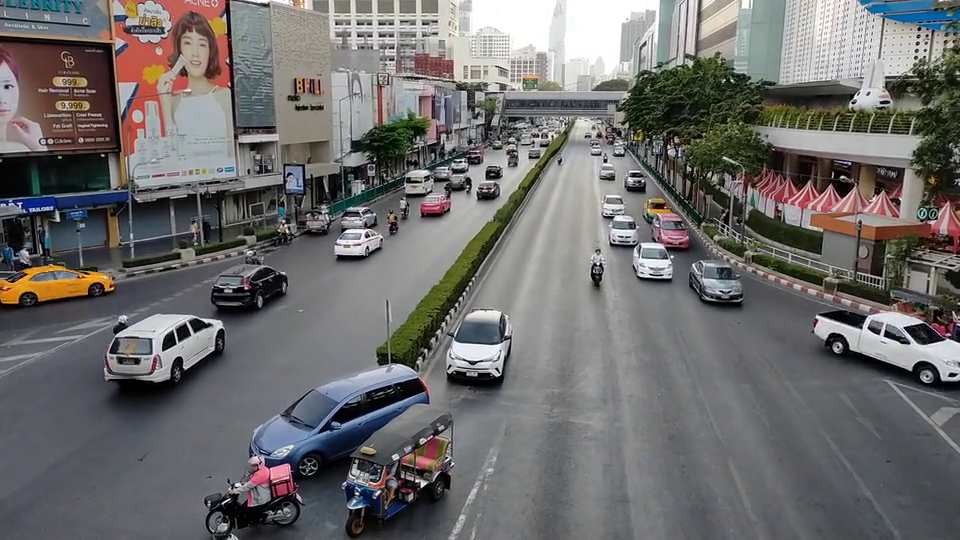
#> input picture frame 46 of Sample Program/moving_vehicles.mp4, 960 x 540 px
$ python motion_tracker.py
#> lines starting #> are read from the running program, lines starting #| are printed output that depends on the picture; after the words box and inside, x2 and y2 are one past the last pixel; in counts of white or black regions, pixels touching at a corner belong together
from pathlib import Path
import cv2

def main():
    base_dir = Path(__file__).resolve().parent
    video_path = base_dir / 'moving_vehicles.mp4'

    cap = cv2.VideoCapture(str(video_path))
    if not cap.isOpened():
        print("動画を読み込めません:", video_path)
        return

    # 利用可能なトラッキングアルゴリズムのリスト
    tracker_types = ['BOOSTING', 'MIL', 'KCF', 'TLD', 'MEDIANFLOW', 'MOSSE', 'CSRT']
    current_tracker_index = 4  # デフォルトは MEDIANFLOW

    tracker = None
    tracking = False

    print("=== トラッキングアルゴリズムの切り替え機能 ===")
    print("動画上でキーボードの 0～6 を押すとアルゴリズムを変更できます。")
    for i, t in enumerate(tracker_types):
        print(f"  {i}: {t}")
    print("==============================================")

    while True:
        ret, frame = cap.read()
#> frame is the input picture: shape (540, 960, 3); mean B, G, R 108.2, 108.8, 110.3
        if not ret:
            cap.set(cv2.CAP_PROP_POS_FRAMES, 0)
            continue

        # トラッキング中の場合は追跡を更新して四角を描画
        if tracking and tracker is not None:
            success, bbox = tracker.update(frame)
            if success:
                # 追跡成功：矩形を描画
                p1 = (int(bbox[0]), int(bbox[1]))
                p2 = (int(bbox[0] + bbox[2]), int(bbox[1] + bbox[3]))
                cv2.rectangle(frame, p1, p2, (0, 255, 255), 2)
                cv2.putText(frame, f"{tracker_types[current_tracker_index]} Tracking", (20, 40),
                            cv2.FONT_HERSHEY_SIMPLEX, 0.7, (0, 255, 255), 2)
            else:
                # 追跡失敗（見失った場合）
                cv2.putText(frame, "Lost", (20, 40), cv2.FONT_HERSHEY_SIMPLEX, 0.7, (0, 0, 255), 2)
        else:
            # トラッキングしていない時の表示
            cv2.putText(frame, f"Tracker: {tracker_types[current_tracker_index]} (Press 's' to select ROI)",
                        (20, 40), cv2.FONT_HERSHEY_SIMPLEX, 0.7, (255, 255, 255), 2)
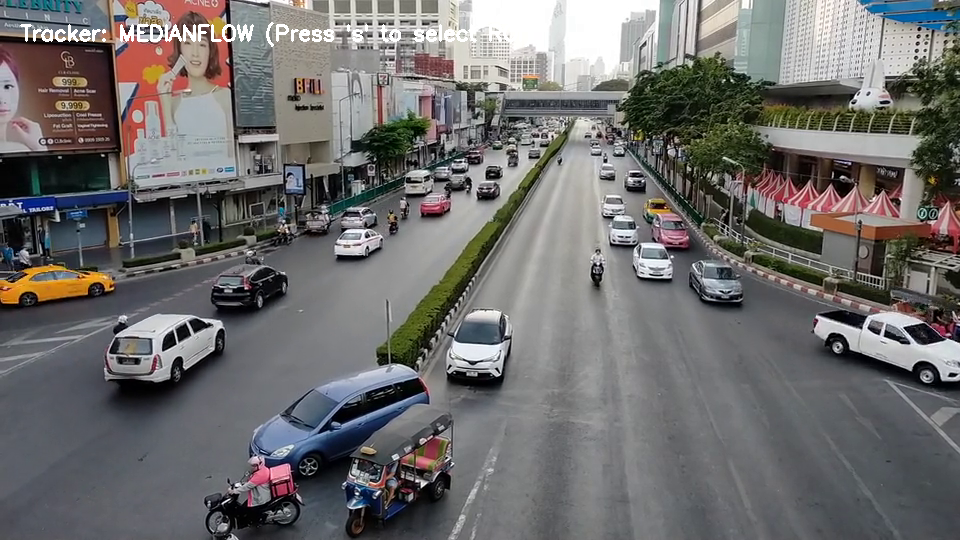
#> frame: shape (540, 960, 3); 0.65% of pixels changed, all inside (x1, y1, x2, y2) = (20, 22, 531, 47)

        cv2.imshow("Tracking", frame)

        key = cv2.waitKey(30)
#> (key Esc is pressed here)

        if key == 27: # ESCキーで終了
            break
        elif key == ord('s'): # sキーで一時停止し、領域指定(ROI)
            roi = cv2.selectROI("Tracking", frame, showCrosshair=True, fromCenter=False)

            # 正しく領域が選択された場合
            if roi != (0, 0, 0, 0):
                # 選択されているアルゴリズムのトラッカーを作る
                alg = tracker_types[current_tracker_index]
                if alg == 'BOOSTING':   tracker = cv2.legacy.TrackerBoosting_create()
                elif alg == 'MIL':      tracker = cv2.legacy.TrackerMIL_create()
                elif alg == 'KCF':      tracker = cv2.legacy.TrackerKCF_create()
                elif alg == 'TLD':      tracker = cv2.legacy.TrackerTLD_create()
                elif alg == 'MEDIANFLOW': tracker = cv2.legacy.TrackerMedianFlow_create()
                elif alg == 'MOSSE':    tracker = cv2.legacy.TrackerMOSSE_create()
                elif alg == 'CSRT':     tracker = cv2.legacy.TrackerCSRT_create()

                # 指定した矩形でトラッカーを初期化
                tracker.init(frame, roi)
                tracking = True

        # 0〜6の数字キーが押されたらアルゴリズムを切り替える
        elif ord('0') <= key <= ord('6'):
            current_tracker_index = key - ord('0')
            print(f"アルゴリズムを {tracker_types[current_tracker_index]} に変更しました！ 再度 's' を押して指定してください。")
            tracking = False # 切り替えたら一旦トラッキングをリセットする

    cap.release()
    cv2.destroyAllWindows()

if __name__ == '__main__':
    main()

$ run again, starting later in the video
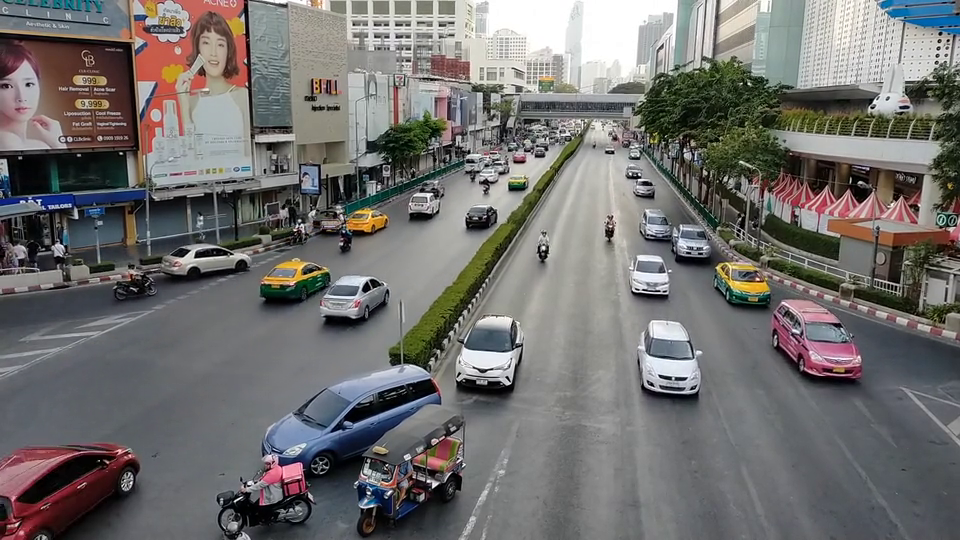
#> input picture frame 207 of Sample Program/moving_vehicles.mp4, 960 x 540 px
#> in main, frame is the input picture: shape (540, 960, 3); mean B, G, R 110.5, 111.8, 113.6
#> in main, `cv2.putText(frame, f"Tracker: {tracker_types[current_tracker_index]} (..`:
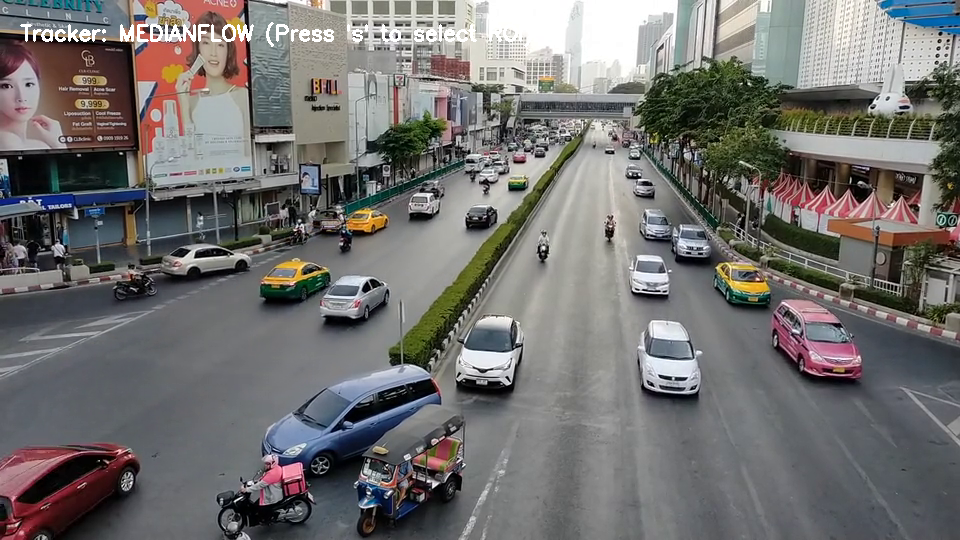
#> frame: shape (540, 960, 3); 0.66% of pixels changed, all inside (x1, y1, x2, y2) = (20, 22, 532, 47)

$ run again, starting later in the video
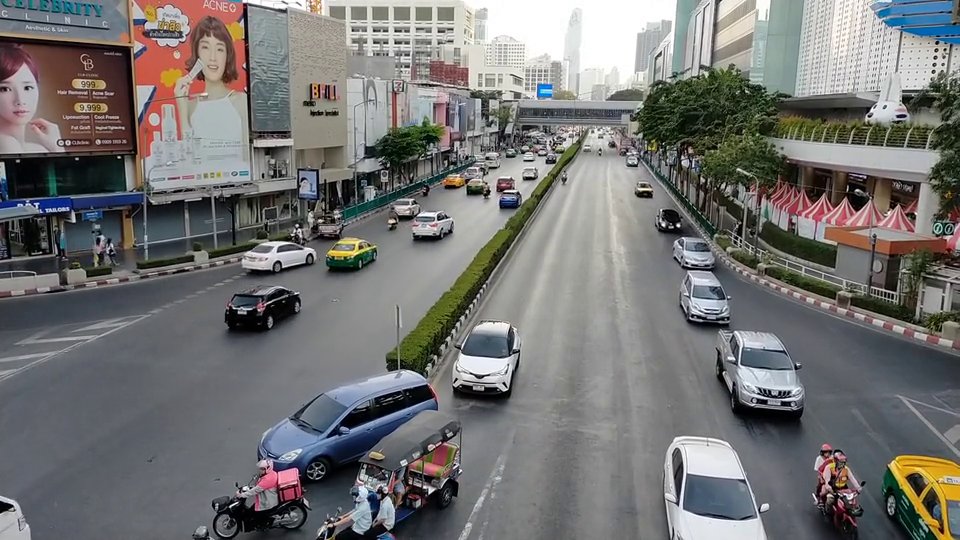
#> input picture frame 369 of Sample Program/moving_vehicles.mp4, 960 x 540 px
#> in main, frame is the input picture: shape (540, 960, 3); mean B, G, R 115, 115.9, 116.5
#> in main, `cv2.putText(frame, f"Tracker: {tracker_types[current_tracker_index]} (..`:
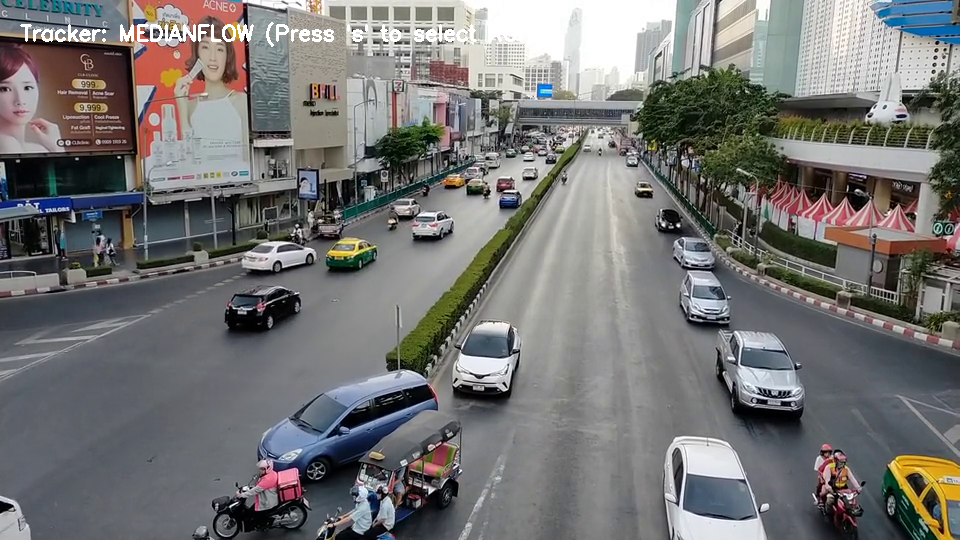
#> frame: shape (540, 960, 3); 0.63% of pixels changed, all inside (x1, y1, x2, y2) = (20, 22, 530, 47)
